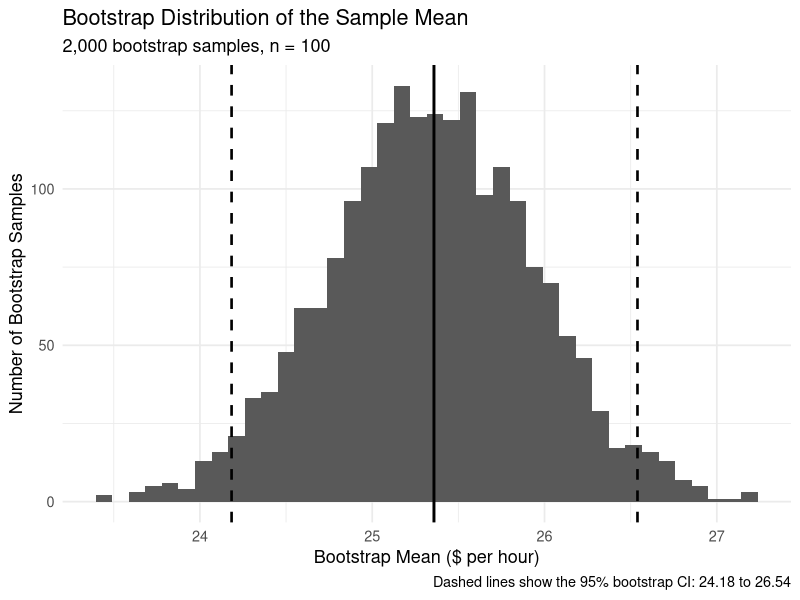
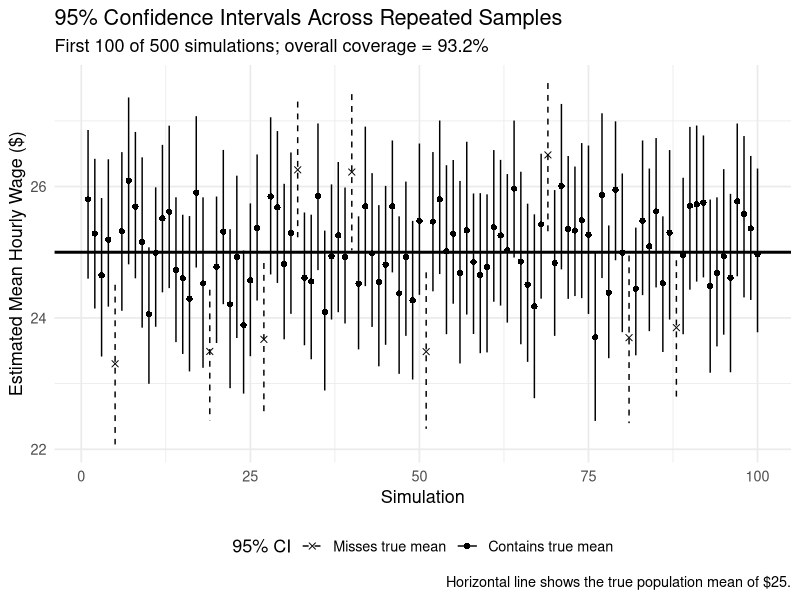
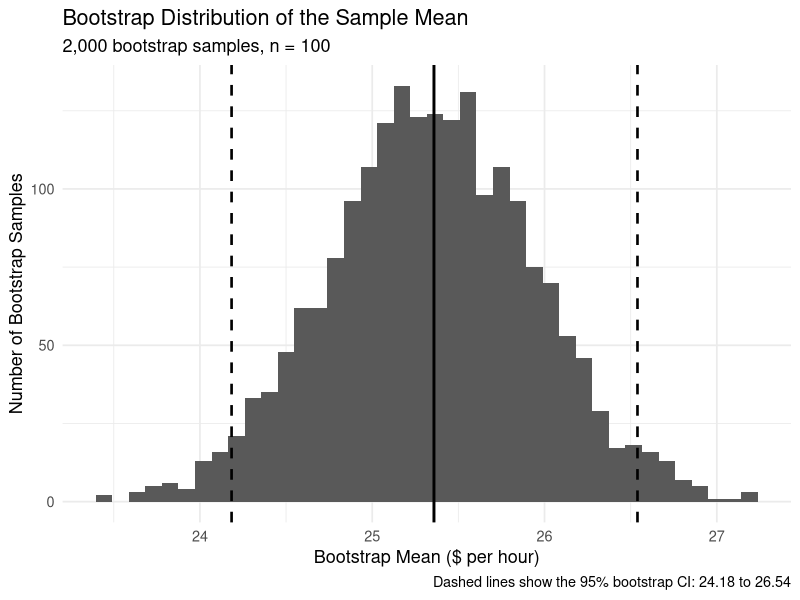
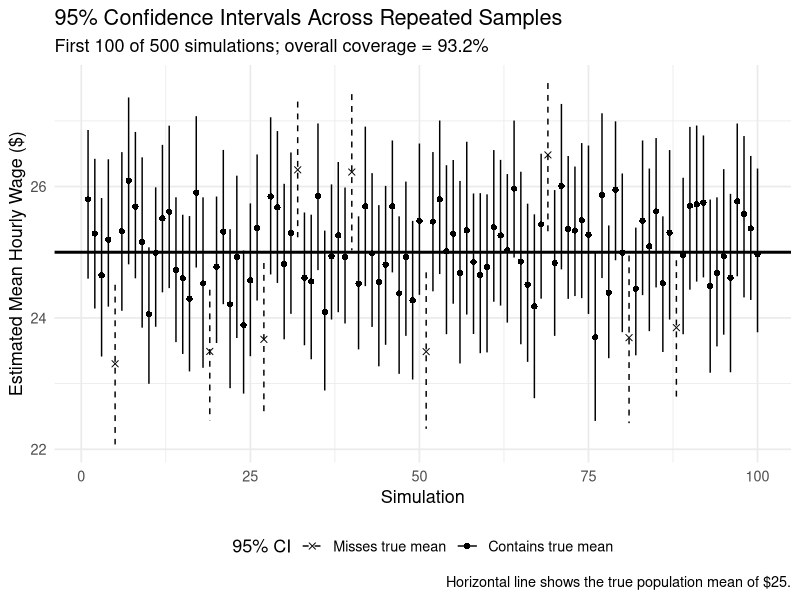

Write the R code that produced these figures, in order.
library(dplyr)
library(ggplot2)
library(readr)


dir.create(
  "data/processed",
  recursive = TRUE,
  showWarnings = FALSE
)

dir.create(
  "figures",
  recursive = TRUE,
  showWarnings = FALSE
)



set.seed(6400)

true_mean <- 25
true_sd <- 6

sample_size <- 100

n_boot <- 2000


sample_wage <- rnorm(
  n = sample_size,
  mean = true_mean,
  sd = true_sd
)

sample_mean <- mean(sample_wage)

bootstrap_means <- replicate(
  
  n_boot,
  
  mean(
    sample(
      sample_wage,
      size = sample_size,
      replace = TRUE
    )
  )
)


bootstrap_df <- data.frame(
  bootstrap_mean = bootstrap_means
)

bootstrap_ci <- quantile(
  bootstrap_means,
  probs = c(
    0.025,
    0.975
  )
)

ci_lower <- bootstrap_ci[1]
ci_upper <- bootstrap_ci[2]


cat(
  "\nSample mean:",
  round(sample_mean, 3),
  "\n"
)

cat(
  "95% Bootstrap CI:",
  round(ci_lower, 3),
  "to",
  round(ci_upper, 3),
  "\n"
)

cat(
  "True population mean:",
  true_mean,
  "\n"
)


write_csv(
  bootstrap_df,
  "data/processed/bootstrap_distribution.csv"
)

bootstrap_summary <- data.frame(
  sample_mean = sample_mean,
  ci_lower = ci_lower,
  ci_upper = ci_upper,
  true_mean = true_mean
)

write_csv(
  bootstrap_summary,
  "data/processed/bootstrap_summary.csv"
)


fig1 <- ggplot(
  bootstrap_df,
  aes(x = bootstrap_mean)
) +
  
  geom_histogram(
    bins = 40
  ) +
  
  geom_vline(
    xintercept = ci_lower,
    linetype = "dashed",
    linewidth = 0.9
  ) +
  
  geom_vline(
    xintercept = ci_upper,
    linetype = "dashed",
    linewidth = 0.9
  ) +
  
  geom_vline(
    xintercept = sample_mean,
    linewidth = 1
  ) +
  
  labs(
    title = "Bootstrap Distribution of the Sample Mean",
    
    subtitle = paste0(
      "2,000 bootstrap samples, n = ",
      sample_size
    ),
    
    x = "Bootstrap Mean ($ per hour)",
    
    y = "Number of Bootstrap Samples",
    
    caption = paste0(
      "Dashed lines show the 95% bootstrap CI: ",
      round(ci_lower, 2),
      " to ",
      round(ci_upper, 2)
    )
  ) +
  
  theme_minimal(
    base_size = 13
  )


ggsave(
  "figures/bootstrap_distribution.png",
  fig1,
  width = 9,
  height = 5.5,
  dpi = 300
)

print(fig1)



set.seed(6401)

n_simulations <- 500

bootstrap_per_sim <- 1000


simulate_one_ci <- function() {
  
  
  x <- rnorm(
    n = sample_size,
    mean = true_mean,
    sd = true_sd
  )
  
  
  boot_means <- replicate(
    
    bootstrap_per_sim,
    
    mean(
      sample(
        x,
        size = sample_size,
        replace = TRUE
      )
    )
  )
  
  
  ci <- quantile(
    boot_means,
    probs = c(
      0.025,
      0.975
    )
  )
  
  
  data.frame(
    sample_mean = mean(x),
    
    ci_lower = ci[1],
    
    ci_upper = ci[2],
    
    covers_true_mean =
      ci[1] <= true_mean &
      ci[2] >= true_mean
  )
}

coverage_results <- bind_rows(
  
  replicate(
    n_simulations,
    simulate_one_ci(),
    simplify = FALSE
  )
)


coverage_results <- coverage_results |>
  mutate(
    simulation = row_number()
  )


coverage_rate <- mean(
  coverage_results$covers_true_mean
)


cat(
  "\n======================================\n"
)

cat(
  "CONFIDENCE INTERVAL COVERAGE\n"
)

cat(
  "======================================\n"
)

cat(
  "Number of simulations:",
  n_simulations,
  "\n"
)

cat(
  "Intervals containing true mean:",
  sum(coverage_results$covers_true_mean),
  "\n"
)

cat(
  "Coverage rate:",
  round(
    coverage_rate * 100,
    2
  ),
  "%\n"
)


write_csv(
  coverage_results,
  "data/processed/coverage_simulation.csv"
)


plot_coverage <- coverage_results |>
  slice_head(
    n = 100
  )


fig2 <- ggplot(
  plot_coverage,
  aes(
    x = simulation,
    y = sample_mean
  )
) +
  
  geom_errorbar(
    aes(
      ymin = ci_lower,
      ymax = ci_upper,
      linetype = covers_true_mean
    ),
    width = 0
  ) +
  
  geom_point(
    aes(
      shape = covers_true_mean
    ),
    size = 1.8
  ) +
  
  geom_hline(
    yintercept = true_mean,
    linewidth = 1
  ) +
  
  scale_linetype_manual(
    values = c(
      "TRUE" = "solid",
      "FALSE" = "dashed"
    ),
    labels = c(
      "TRUE" = "Contains true mean",
      "FALSE" = "Misses true mean"
    ),
    name = "95% CI"
  ) +
  
  scale_shape_manual(
    values = c(
      "TRUE" = 16,
      "FALSE" = 4
    ),
    labels = c(
      "TRUE" = "Contains true mean",
      "FALSE" = "Misses true mean"
    ),
    name = "95% CI"
  ) +
  
  labs(
    title = "95% Confidence Intervals Across Repeated Samples",
    
    subtitle = paste0(
      "First 100 of ",
      n_simulations,
      " simulations; overall coverage = ",
      round(
        coverage_rate * 100,
        1
      ),
      "%"
    ),
    
    x = "Simulation",
    
    y = "Estimated Mean Hourly Wage ($)",
    
    caption =
      "Horizontal line shows the true population mean of $25."
  ) +
  
  theme_minimal(
    base_size = 13
  ) +
  
  theme(
    legend.position = "bottom"
  )


ggsave(
  "figures/ci_coverage.png",
  fig2,
  width = 10,
  height = 6,
  dpi = 300
)

print(fig2)

cat(
  "\n======================================\n"
)

cat(
  "BOOTSTRAP ANALYSIS COMPLETE\n"
)

cat(
  "======================================\n"
)

cat(
  "Figure 1: figures/bootstrap_distribution.png\n"
)

cat(
  "Figure 2: figures/ci_coverage.png\n"
)

cat(
  "Coverage rate:",
  round(
    coverage_rate * 100,
    2
  ),
  "%\n"
)
